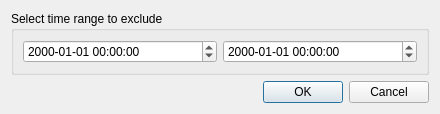
<?xml version="1.0" encoding="UTF-8"?>
<ui version="4.0">
 <class>ExcludeTimeDialog</class>
 <widget class="QDialog" name="ExcludeTimeDialog">
  <property name="geometry">
   <rect>
    <x>0</x>
    <y>0</y>
    <width>440</width>
    <height>106</height>
   </rect>
  </property>
  <property name="windowTitle">
   <string>Exclude Time</string>
  </property>
  <layout class="QVBoxLayout" name="verticalLayout">
   <item>
    <widget class="QGroupBox" name="groupBoxName">
     <property name="title">
      <string>Select time range to exclude</string>
     </property>
     <layout class="QHBoxLayout" name="horizontalLayout">
      <item>
       <widget class="QDateTimeEdit" name="dateTimeEditStart">
        <property name="displayFormat">
         <string>yyyy-MM-dd HH:mm:ss</string>
        </property>
       </widget>
      </item>
      <item>
       <widget class="QDateTimeEdit" name="dateTimeEditEnd">
        <property name="displayFormat">
         <string>yyyy-MM-dd HH:mm:ss</string>
        </property>
       </widget>
      </item>
     </layout>
    </widget>
   </item>
   <item>
    <widget class="QDialogButtonBox" name="buttonBox">
     <property name="orientation">
      <enum>Qt::Horizontal</enum>
     </property>
     <property name="standardButtons">
      <set>QDialogButtonBox::Cancel|QDialogButtonBox::Ok</set>
     </property>
    </widget>
   </item>
  </layout>
 </widget>
 <resources/>
 <connections>
  <connection>
   <sender>buttonBox</sender>
   <signal>accepted()</signal>
   <receiver>ExcludeTimeDialog</receiver>
   <slot>accept()</slot>
   <hints>
    <hint type="sourcelabel">
     <x>248</x>
     <y>254</y>
    </hint>
    <hint type="destinationlabel">
     <x>157</x>
     <y>274</y>
    </hint>
   </hints>
  </connection>
  <connection>
   <sender>buttonBox</sender>
   <signal>rejected()</signal>
   <receiver>ExcludeTimeDialog</receiver>
   <slot>reject()</slot>
   <hints>
    <hint type="sourcelabel">
     <x>316</x>
     <y>260</y>
    </hint>
    <hint type="destinationlabel">
     <x>286</x>
     <y>274</y>
    </hint>
   </hints>
  </connection>
 </connections>
</ui>
